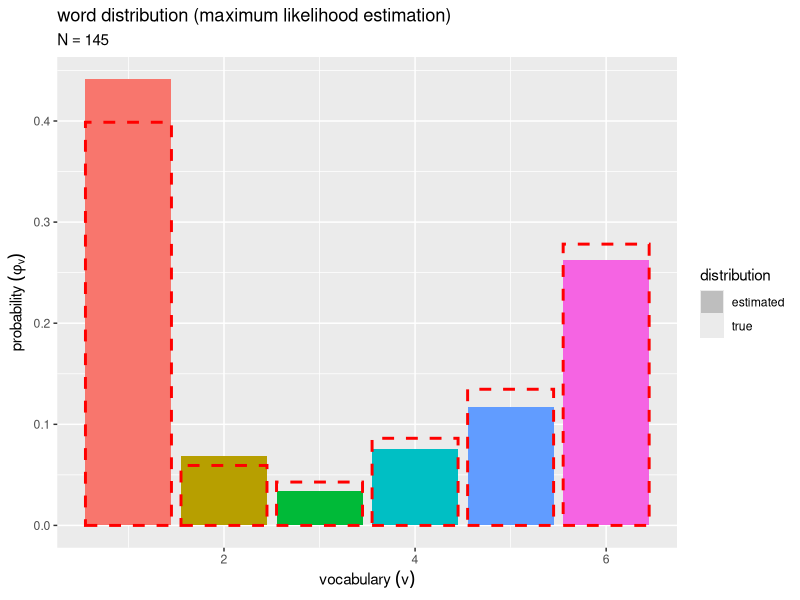

Generate this figure with R: (Note: this script raises an error after producing the figure.)

# chapter 2.3
# ユニグラムモデル

# 最尤推定 --------------------------------------------------------------------

# 利用パッケージ
library(tidyverse)
library(gganimate)

# パッケージ名の省略用
library(ggplot2)


# 文書データの簡易生成 --------------------------------------------------------------

### ・真のパラメータの設定 -----

# 文書数を指定
D <- 10

# 語彙数を指定
V <- 6

# 単語分布のハイパーパラメータを指定
true_beta   <- 1
true_beta_v <- rep(true_beta, times = V)

# 単語分布のパラメータを生成
#true_phi_v <- rep(1/V, times = V) # 一様パラメータの場合
true_phi_v <- MCMCpack::rdirichlet(n = 1, alpha = true_beta_v) |> # 多様パラメータの場合
  as.vector()


### ・文書データの生成 -----

# 各文書の単語数を生成
N_d <- sample(x = 10:20, size = D) # 下限・上限を指定

# 文書データを生成
N_dv <- matrix(NA, nrow = D, ncol = V)
for(d in 1:D) { 
  
  # 各語彙の出現回数を生成
  N_dv[d, ] <- rmultinom(n = 1, size = N_d[d], prob = true_phi_v) |> # (多項乱数)
    as.vector()
  
  # 途中経過を表示
  print(paste0("document: ", d, ", words: ", N_d[d]))
}


# パラメータの推定 ----------------------------------------------------------------

### ・データの集計 -----

# 文書数を取得
D <- nrow(N_dv)

# 語彙数を取得
V <- ncol(N_dv)

# 全文書の単語数を取得
N <- sum(N_dv)

# 各文書の単語数を取得
N_d <- rowSums(N_dv)

# 各語彙の出現回数を取得
N_v <- colSums(N_dv)


### ・最尤推定 -----

# 単語分布のパラメータを計算:式(2.4)
phi_v <- N_v / N


# 推定結果の可視化 ----------------------------------------------------------------

### ・分布の作図 -----

# 推定した単語分布を格納
phi_df <- tibble::tibble(
  v    = 1:V, 
  prob = phi_v
)

# 真の単語分布を格納
true_phi_df <- tibble::tibble(
  v    = 1:V, 
  prob = true_phi_v
)

# ラベル用の文字列を作成
param_label <- paste0(
  "N == ", N
)

# 凡例用の設定を格納
linetype_lt <- list(
  fill  = c("gray", NA), 
  color = c(NA, "red")
)

# 単語分布を作図
ggplot() + 
  geom_bar(data = phi_df, 
           mapping = aes(x = v, y = prob, fill = factor(v), linetype = "estimated"), 
           stat = "identity") + # 推定した分布
  geom_bar(data = true_phi_df, 
           mapping = aes(x = v, y = prob, linetype = "true"), 
           stat = "identity", show.legend = FALSE, 
           fill = NA, color = "red", linewidth = 1) + # 真の分布
  scale_linetype_manual(breaks = c("estimated", "true"), 
                        values = c("solid", "dashed"), 
                        labels = c("estimated", "true"), 
                        name = "distribution") + # 凡例の表示用
  guides(fill = "none", 
         linetype = guide_legend(override.aes = linetype_lt)) + # 凡例の体裁
  labs(title = "word distribution (maximum likelihood estimation)", 
       subtitle = parse(text = param_label), 
       x = expression(vocabulary ~ (v)), 
       y = expression(probability ~ (phi[v])))


# データ数と推定値の関係 -------------------------------------------------------------------

# 文書ごとに単語集合を作成
w_lt <- list() # リストを初期化
for(d in 1:D) {
  
  # 語彙の出現フラグを作成
  flag_vec <- N_dv[d, ] > 0
  
  # 語彙番号を作成
  v_vec <- mapply(
    FUN = \(v, n) {rep(v, times = n)}, 
    (1:V)[flag_vec], 
    N_dv[d, flag_vec]
  ) |> 
    unlist()
  
  # 語彙番号を割当
  w_n <- sample(x = v_vec, size = N_d[d], replace = FALSE) # 単語集合
  
  # 単語集合を格納
  w_lt[[d]] <- w_n
}


# 語彙番号を取得
w_i <- w_lt |> 
  unlist()

# 語彙頻度を集計
anim_phi_df <- tidyr::expand_grid(
  i = 0:N, # データ番号
  v = 1:V  # 語彙番号
) |> # 全ての組み合わせを作成
  dplyr::left_join(
    tibble::tibble(
      i = 0:N,        # データ番号
      v = c(NA, w_i), # 語彙番号
      freq = 1 # 語彙頻度の集計用
    ), 
    by = c("i", "v")
  ) |> # サンプルを結合
  dplyr::mutate(
    freq = freq |> 
      tidyr::replace_na(replace = 0) |> # 未観測を頻度0に置換
      cumsum(), # 語彙頻度を集計
    .by = v
  ) |> 
  dplyr::mutate(
    prob  = freq / i # 確率
  )

# サンプルを格納
anim_w_df <- tibble::tibble(
  i = 0:N,        # データ番号
  v = c(NA, w_i), # 語彙番号
  KL = anim_phi_df |> 
    dplyr::reframe(
      KL = sum(true_phi_v * (log(true_phi_v) - log(prob))),  .by = i # 真のパラメータとのKL情報量を計算
    ) |> 
    dplyr::pull(KL), 
  label = paste0(
    "list(", 
    "N == ", i, ", ", 
    "KL(list(phi[truth], phi[ML])) == ", round(KL, digits = 5), 
    ")"
  )
)


# 単語分布の推移のアニメーションを作図
anim <- ggplot() + 
  geom_bar(data = anim_phi_df, 
           mapping = aes(x = v, y = prob, fill = factor(v), linetype = "estimated"), 
           stat = "identity") + # 推定した分布
  geom_bar(data = true_phi_df, 
           mapping = aes(x = v, y = prob, linetype = "true"), 
           stat = "identity", show.legend = FALSE, 
           fill = NA, color = "red", linewidth = 1) + # 真の分布
  geom_point(data = anim_w_df, 
             mapping = aes(x = v, y = 0), na.rm = TRUE, 
             color = "orange", size = 5) + # 観測した語彙
  geom_text(data = anim_w_df, 
            mapping = aes(x = -Inf, y = Inf, label = label), 
            parse = TRUE, hjust = 0, vjust = -0.5) + # データ数ラベル:(subtitleの代用)
  gganimate::transition_manual(frames = i) + # フレーム制御
  scale_linetype_manual(breaks = c("estimated", "true"), 
                        values = c("solid", "dashed"), 
                        labels = c("estimated", "true"), 
                        name = "distribution") + # 凡例の表示用
  coord_cartesian(clip = "off") + # (ラベル表示用の設定)
  guides(fill = "none", 
         linetype = guide_legend(override.aes = linetype_lt)) + 
  labs(title = "word distribution (maximum likelihood estimation)", 
       subtitle = "", # (ラベル表示用の空行)
       x = expression(vocabulary ~ (v)), 
       y = expression(probability ~ (phi[v])))

# 動画を作成
gganimate::animate(
  plot = anim, nframes = N+1, fps = 10, width = 8, height = 6, units = "in", res = 100, 
  renderer = gganimate::av_renderer(file = "figure/ch2/ch2_3_word_dist.mp4")
)


# KL情報量の推移の作図
ggplot() + 
  geom_line(data = anim_w_df, 
            mapping = aes(x = i, y = KL), na.rm = TRUE) + # KL情報量
  labs(title = "KL divergence (maximum likelihood estimation)", 
       x = expression(number~of~data ~ (N)), 
       y = expression(value ~ (KL(list(phi[truth], phi[ML])))))
